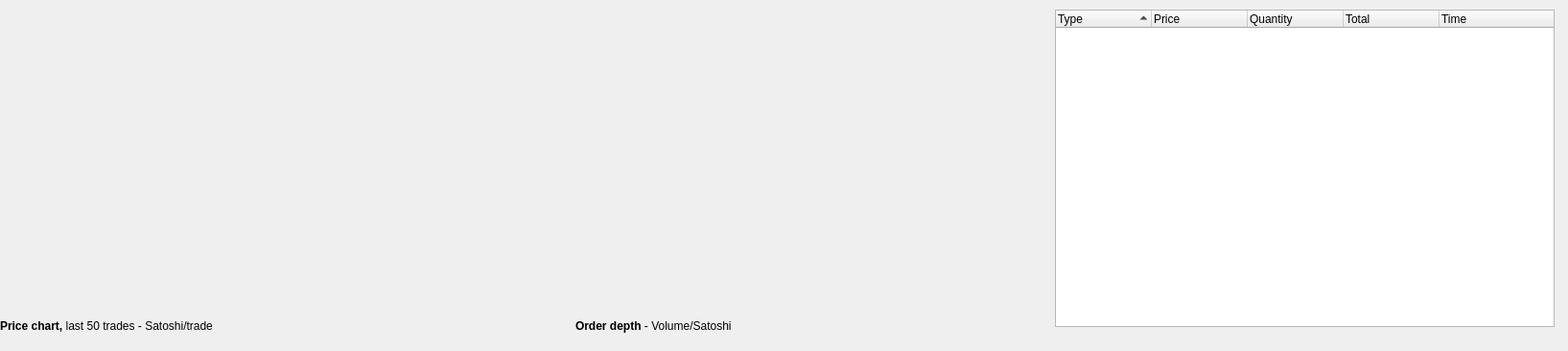
          <widget class="QWidget" name="scrollAreaWidgetContentsBittrex">
           <property name="geometry">
            <rect>
             <x>0</x>
             <y>0</y>
             <width>1635</width>
             <height>366</height>
            </rect>
           </property>
           <property name="minimumSize">
            <size>
             <width>1635</width>
             <height>0</height>
            </size>
           </property>
           <property name="styleSheet">
            <string notr="true"/>
           </property>
           <widget class="QLabel" name="lblBittrexTrades">
            <property name="geometry">
             <rect>
              <x>0</x>
              <y>330</y>
              <width>311</width>
              <height>21</height>
             </rect>
            </property>
            <property name="text">
             <string>&lt;html&gt;&lt;head/&gt;&lt;body&gt;&lt;p&gt;&lt;span style=&quot; font-weight:600;&quot;&gt;Price chart, &lt;/span&gt;last 50 trades - Satoshi/trade&lt;/p&gt;&lt;/body&gt;&lt;/html&gt;</string>
            </property>
           </widget>
           <widget class="QCustomPlot" name="qCustomPlotBittrexTrades" native="true">
            <property name="geometry">
             <rect>
              <x>0</x>
              <y>10</y>
              <width>531</width>
              <height>311</height>
             </rect>
            </property>
            <property name="styleSheet">
             <string notr="true"/>
            </property>
           </widget>
           <widget class="QCustomPlot" name="qCustomPlotBittrexOrderDepth" native="true">
            <property name="geometry">
             <rect>
              <x>550</x>
              <y>10</y>
              <width>531</width>
              <height>311</height>
             </rect>
            </property>
            <property name="styleSheet">
             <string notr="true"/>
            </property>
           </widget>
           <widget class="QLabel" name="lblBittrexOrderDepth">
            <property name="geometry">
             <rect>
              <x>600</x>
              <y>330</y>
              <width>211</width>
              <height>20</height>
             </rect>
            </property>
            <property name="text">
             <string>&lt;html&gt;&lt;head/&gt;&lt;body&gt;&lt;p&gt;&lt;span style=&quot; font-weight:600;&quot;&gt;Order depth &lt;/span&gt;- Volume/Satoshi&lt;/p&gt;&lt;/body&gt;&lt;/html&gt;</string>
            </property>
           </widget>
           <widget class="QTreeWidget" name="tblBittrexTrades">
            <property name="geometry">
             <rect>
              <x>1100</x>
              <y>10</y>
              <width>521</width>
              <height>331</height>
             </rect>
            </property>
            <property name="styleSheet">
             <string notr="true">QScrollBar:vertical {background: white;height: 15px;}QScrollBar::handle:vertical {background: #d3d6d8;min-width: 20px;}</string>
            </property>
            <property name="verticalScrollBarPolicy">
             <enum>Qt::ScrollBarAlwaysOn</enum>
            </property>
            <property name="horizontalScrollBarPolicy">
             <enum>Qt::ScrollBarAlwaysOff</enum>
            </property>
            <property name="autoScrollMargin">
             <number>16</number>
            </property>
            <property name="indentation">
             <number>10</number>
            </property>
            <property name="sortingEnabled">
             <bool>true</bool>
            </property>
            <property name="animated">
             <bool>false</bool>
            </property>
            <property name="headerHidden">
             <bool>false</bool>
            </property>
            <attribute name="headerCascadingSectionResizes">
             <bool>false</bool>
            </attribute>
            <attribute name="headerHighlightSections">
             <bool>false</bool>
            </attribute>
            <column>
             <property name="text">
              <string>Type</string>
             </property>
            </column>
            <column>
             <property name="text">
              <string>Price</string>
             </property>
            </column>
            <column>
             <property name="text">
              <string>Quantity</string>
             </property>
            </column>
            <column>
             <property name="text">
              <string>Total</string>
             </property>
            </column>
            <column>
             <property name="text">
              <string>Time</string>
             </property>
            </column>
           </widget>
          </widget>
